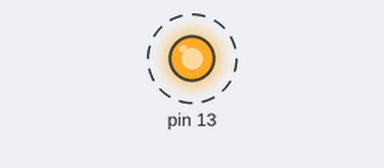
Bench run of a sketch on a simulated Arduino Uno, built with avr-gcc and run on an emulated ATmega328P. Parts: output pins drawn as LEDs (lit = HIGH). Dashed ring = blinking. What the sketch prints to the serial monitor is not drawn.

Above: at 14.2 s.
Timing chart, 0 to 17.0 s (numbered marks = the images above):
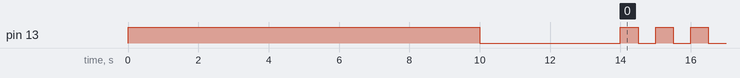

The sketch:

hc06_bt_config.ino
```cpp
/*
    The following code allows you to configure the HC-06 Bluetooth module from Arduino and the TwRobot aplication
    You can configurate the name, baud rate and password used with the serial port.
    Bluetooth configuration is stored in the module, so you only need to configure once.

    After recording the program in the Arduino, there are 10 seconds wait to connect the bluetooth
    module, once the LED turns off will start the setup process (TX and RX leds of Arduino blink)
    and at the end the led begin to blink.

    The configuration must be done with the unpaired module (not connected to anything)
*/


// Config Options

//char ssid[10]		= "TwBot";	// Name of module
//char baudios		= '7';		// 1=>1200, 2=>2400, 3=>4800, 4=>9600, 5=>19200, 6=>38400, 7=>57600, 8=>115200
//char password[10]	= "9876";	// Password module.


void setup(){

  //Actual baud comunication with bluetooth
  Serial.begin(9600);

  // Wait time
  pinMode(13,OUTPUT);
  digitalWrite(13,HIGH);
  delay(10000);
  digitalWrite(13,LOW);

  // Module configuration

  // Configuration start
  Serial.print("AT"); delay(1000);

  // Name record
  Serial.print("AT+NAME"); Serial.print("CubeLed"); delay(1000);

  // Baud record
  Serial.print("AT+BAUD"); Serial.print('4'); delay(1000);

  // Password record
  Serial.print("AT+PIN"); Serial.print("1234"); delay(1000);
}

void loop()
{
	// With the led blinking the configuration is finished
	digitalWrite(13, !digitalRead(13));
	delay(500);
}
```

Measured:
- by itself, pin 13: repeats every 1.0 s: HIGH 0.50 s, LOW 0.50 s
